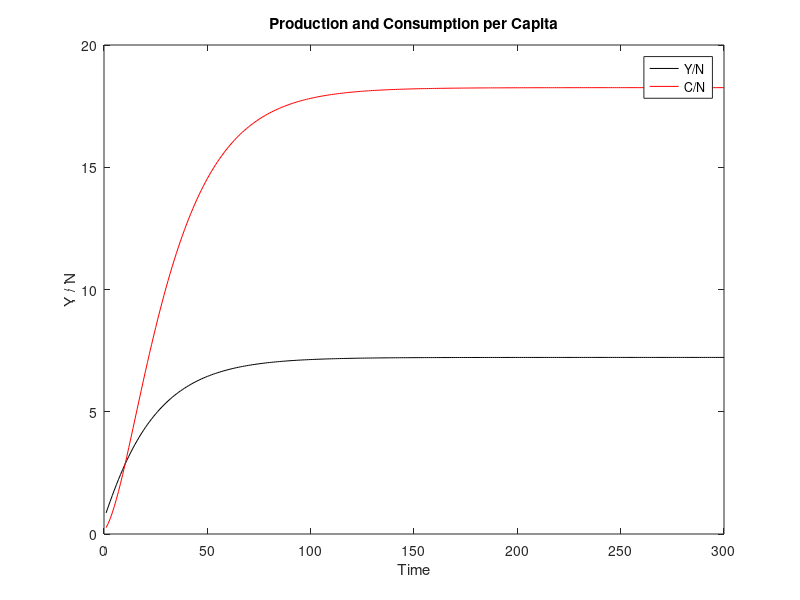
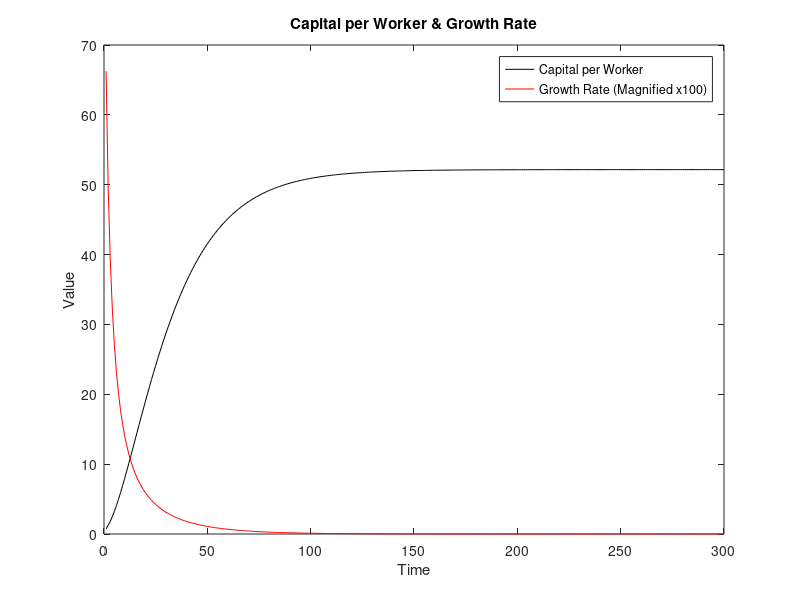
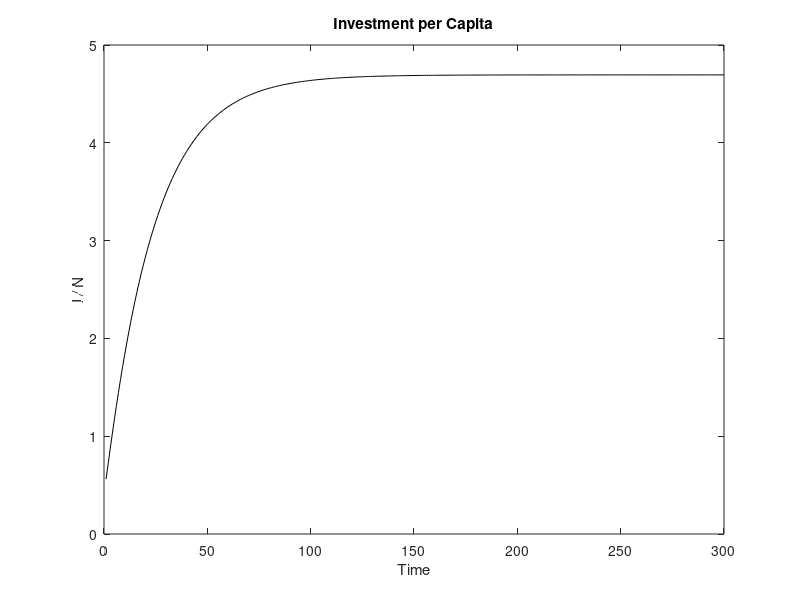
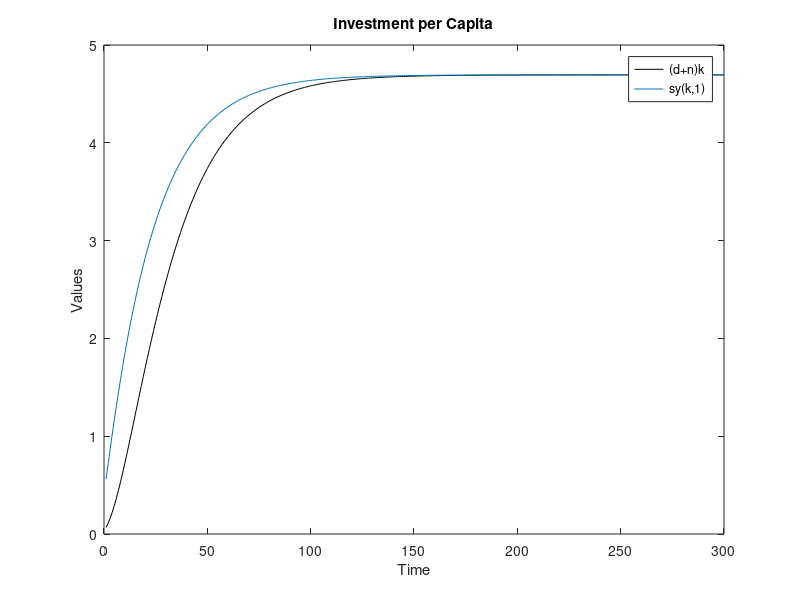

The MATLAB script that drew these images, in order:
% This is implimentation of the simple Solow growth model as presented in the classroom

% declare simulation horizon

time = 300;

% declare parameter values

alpha = 0.5;  % production function parameter
n     = 0.05;  % population growth
s     = 0.65; % savings rate
d     = 0.04; % depreciation rate
z     = 1;    % productivity

% initial values of variables

Y(1) = 100;              % capital
I(1) = s*Y(1);           % investment
N(1) = 100;              % population
K(1) = I(1) + (1-d)*10; % capital



% model

for t = 1:time

	Y(:,t) = z * ((K(t)^alpha) * N(t)^(1-alpha)); % production function

	N(:,t+1) = (1+n)*N(t);                        % population growth

	I(:,t) = s*Y(t);                              % investment (investment = savings)

	K(:,t+1) = I(t) + (1-d)*K(t);				  % capital

	y(:,t) = Y(t) / N(t);                         % production per capita

	i(:,t) = I(t) / N(t);                         % investment (savings) per capita

	k(:,t) = K(t) / N(t);                         % capital per capita

	breake(:,t) = (d+n)*k(t);                     % break-even investment

	c(:,t) = (1-s)*k(t);                          % consumption per capita

	invest(:,t) = s*y(t);                         % investment

end



figure
plot(y,'k')
hold
plot(c,'r')
xlabel('Time')
ylabel('Y / N')
title('Production and Consumption per Capita')
hleg = legend('Y/N', 'C/N');

figure
plot(k,'k')
hold
plot(((invest-breake)./k).*100,'r')
hleg = legend('Capital per Worker', 'Growth Rate (Magnified x100)');
xlabel('Time')
ylabel('Value')
title('Capital per Worker & Growth Rate')

figure
plot(i,'k')
xlabel('Time')
ylabel('I / N')
title('Investment per Capita')

figure
plot(breake,'k')
hold
plot(invest)
xlabel('Time')
ylabel('Values')
title('Investment per Capita')
hleg = legend('(d+n)k', 'sy(k,1)');

figure
plot(k,breake,'r')
hold
plot(invest)
xlabel('k')
ylabel('i')
title('Capital & Investment')
hleg = legend('(d+n)k','sy(k,1)');
